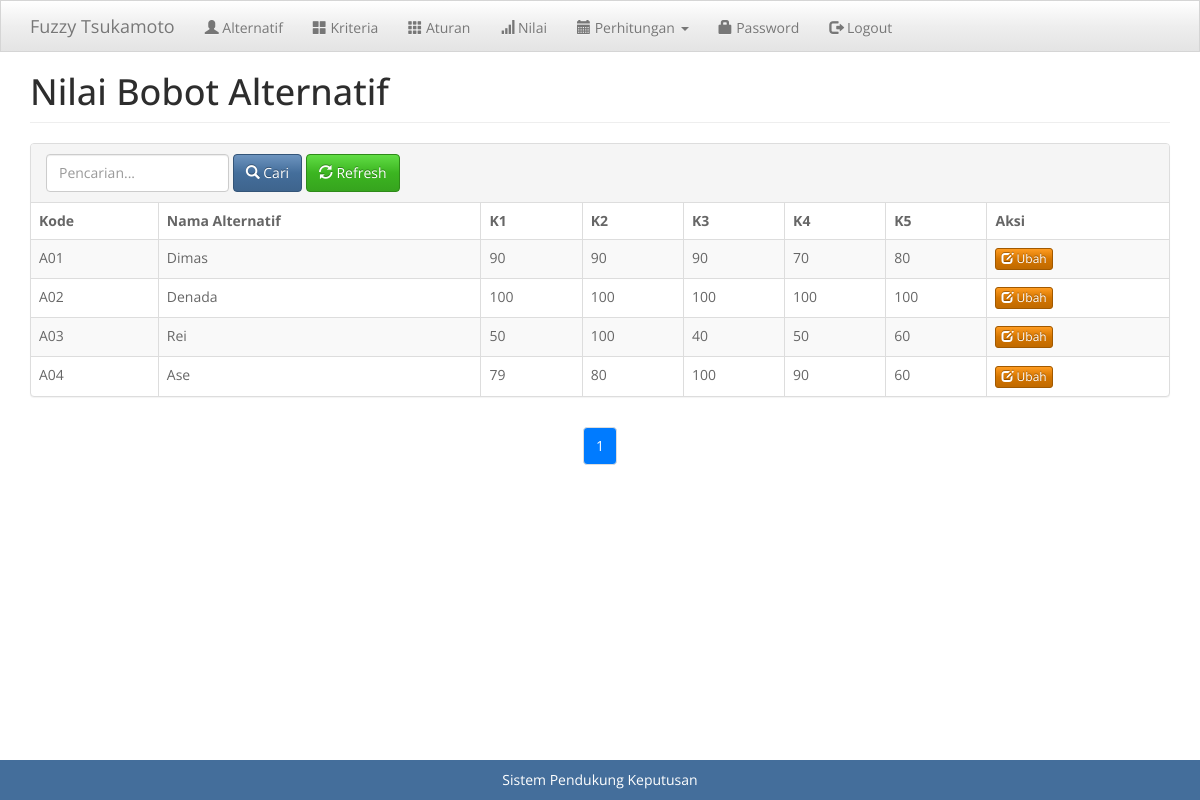
Screenshot of /index.php?m=rel_alternatif (signed in) with the database file from the repository.
### tables this page shows
CREATE TABLE `tb_kriteria` (
  `kode_kriteria` varchar(16) NOT NULL,
  `nama_kriteria` varchar(255) DEFAULT NULL,
  `batas_bawah` double DEFAULT NULL,
  `batas_atas` double DEFAULT NULL,
  `dicari` tinyint(1) DEFAULT NULL
);

CREATE TABLE `tb_alternatif` (
  `kode_alternatif` varchar(16) NOT NULL,
  `nama_alternatif` varchar(255) NOT NULL,
  `keterangan` text NOT NULL,
  `total` double NOT NULL,
  `rank` int(11) NOT NULL
);

### functions.php (called while the page is built, shortened)
<?php
include 'config.php';
include 'includes/db.php';
$db = new DB($config['server'], $config['username'], $config['password'], $config['database_name']);
$db->query("DELETE FROM tb_himpunan WHERE kode_kriteria NOT IN (SELECT kode_kriteria FROM tb_kriteria)");
$db->query("DELETE FROM tb_aturan WHERE kode_kriteria NOT IN (SELECT kode_kriteria FROM tb_kriteria)");
$db->query("DELETE FROM tb_aturan WHERE kode_himpunan NOT IN (SELECT kode_himpunan FROM tb_himpunan)");
$ATRIBUT = array();
$rows = $db->get_results("SELECT * FROM tb_kriteria ORDER BY kode_kriteria");
foreach ($rows as $row) {
    $ATRIBUT[$row->dicari][$row->kode_kriteria] = $row;
}
function get_relasi()
{
    global $db;
    $data = array();
    $rows = $db->get_results("SELECT *
        FROM tb_rel_alternatif r INNER JOIN tb_kriteria k ON k.kode_kriteria=r.kode_kriteria
        WHERE k.dicari=0
        ORDER BY kode_alternatif, r.kode_kriteria");
    foreach ($rows as $row) {
        $data[$row->kode_alternatif][$row->kode_kriteria] = $row->nilai;
    }
    return $data;
}

### config.php (called while the page is built)
<?php
$config["server"]='localhost';
$config["username"]='root';
$config["password"]='';
$config["database_name"]='tsukamoto';

### includes/db.php (called while the page is built, shortened)
<?php
class DB
{
    var $conn = null;
    public function __construct($host, $username, $passwd, $dbname)
    {
        $this->conn = mysqli_connect($host, $username, $passwd, $dbname);
    }
    public function query($sql)
    {
        $query = mysqli_query($this->conn, $sql) or die('<pre>Error mysqli_query: ' . mysqli_error($this->conn) . '<br />' . $sql . '</pre>');
        return $query;
    }
    public function get_results($sql)
    {
        $query = $this->query($sql);
        $arr = array();
        while ($row = mysqli_fetch_object($query)) {
            $arr[] = $row;
        }
        return $arr;
    }
    public function get_var($sql)
    {
        $query = $this->query($sql);
        $row = mysqli_fetch_row($query);
        return $row[0];
    }
}

### rel_alternatif.php (the view, shortened to what this page needs)
<?php
$per_page = 10;
$current_page = isset($_GET['page']) ? (int)$_GET['page'] : 1;
$q = isset($_GET['q']) ? htmlspecialchars($_GET['q']) : '';
$offset = ($current_page - 1) * $per_page;
$total_rows = $db->get_var("SELECT COUNT(*) FROM tb_alternatif
    WHERE nama_alternatif LIKE '%$q%'");
$total_pages = ceil($total_rows / $per_page);
$rows = $db->get_results("SELECT * FROM tb_alternatif
    WHERE nama_alternatif LIKE '%$q%'
    ORDER BY kode_alternatif
    LIMIT $offset, $per_page");
$data = get_relasi();
?>
<head>
</head>
<div class="page-header">
    <h1>Nilai Bobot Alternatif</h1>
</div>
<div class="panel panel-default">
    <div class="panel-heading">
        <form class="form-inline" method="GET">
            <div class="form-group">
                <input class="form-control" type="text" name="q" value="<?= $q ?>" placeholder="Pencarian..." />
            </div>
            <button type="submit" class="btn btn-primary"><span class="glyphicon glyphicon-search"></span> Cari</button>
            <a class="btn btn-success" href="?m=rel_alternatif"><span class="glyphicon glyphicon-refresh"></span> Refresh</a>
        </form>
    </div>
    <table class="table table-bordered table-hover table-striped">
        <thead>
            <tr>
                <th>Kode</th>
                <th>Nama Alternatif</th>
                <?php if (!empty($ATRIBUT[0])) : ?>
                    <?php foreach ($ATRIBUT[0] as $key => $val) : ?>
                        <th><?= $val->nama_kriteria ?></th>
                    <?php endforeach ?>
                <?php endif; ?>
                <th>Aksi</th>
            </tr>
        </thead>
        <tbody>
            <?php if (!empty($rows)) : ?>
                <?php foreach ($rows as $row) : ?>
                    <tr>
                        <td><?= $row->kode_alternatif ?></td>
                        <td><?= $row->nama_alternatif ?></td>
                        <?php if (!empty($data[$row->kode_alternatif])) : ?>
                            <?php foreach ($data[$row->kode_alternatif] as $k => $v) : ?>
                                <td><?= $v ?></td>
                            <?php endforeach ?>
                        <?php endif; ?>
                        <td>
                            <a class="btn btn-xs btn-warning" href="?m=rel_alternatif_ubah&ID=<?= $row->kode_alternatif ?>"><span class="glyphicon glyphicon-edit"></span> Ubah</a>
                        </td>
                    </tr>
                <?php endforeach; ?>
            <?php else : ?>
                <tr>
                    <td colspan="<?= count($ATRIBUT[0]) + 3 ?>">Tidak ada data yang ditemukan.</td>
                </tr>
            <?php endif; ?>
        </tbody>
    </table>
</div>
<div class="text-center">
    <ul class="pagination">
        <?php for ($i = 1; $i <= $total_pages; $i++) : ?>
            <li <?= $i == $current_page ? 'class="active"' : '' ?>>
                <a href="?<?= http_build_query(array_merge($_GET, ['page' => $i])) ?>">
                    <?= $i ?>
                </a>
            </li>
        <?php endfor; ?>
    </ul>
</div>

### assets/css/general.css (style rules this page uses)
html { position: relative; min-height: 100%; }
body { margin-bottom: 70px; }
.page-header { margin-top: 0; padding-bottom: 0; }
.page-header h1 { margin-top: 0; }

### rel_alternatif.php (style rules this page uses)
.pagination { margin: 10px 0; padding: 0; list-style: none; text-align: center; }
.pagination li { display: inline-block; margin-right: 0px; }
.pagination li a { color: #007bff; text-decoration: none; padding: 8px 12px; border: 1px solid #007bff; border-radius: 5px; }
.pagination li.active a { background-color: #007bff; color: #fff; }

### rows the page displays
tb_kriteria: nama_kriteria "K1"
tb_kriteria: nama_kriteria "K2"
tb_kriteria: nama_kriteria "K3"
tb_kriteria: nama_kriteria "K4"
tb_kriteria: nama_kriteria "K5"
tb_alternatif: kode_alternatif "A01", nama_alternatif "Dimas", kode_alternatif "90", kode_alternatif "70", kode_alternatif "80"
tb_alternatif: kode_alternatif "A02", nama_alternatif "Denada", kode_alternatif "100"
tb_alternatif: kode_alternatif "A03", nama_alternatif "Rei", kode_alternatif "50", kode_alternatif "100", kode_alternatif "40", kode_alternatif "60"
tb_alternatif: kode_alternatif "A04", nama_alternatif "Ase", kode_alternatif "79", kode_alternatif "80", kode_alternatif "100", kode_alternatif "90", kode_alternatif "60"
